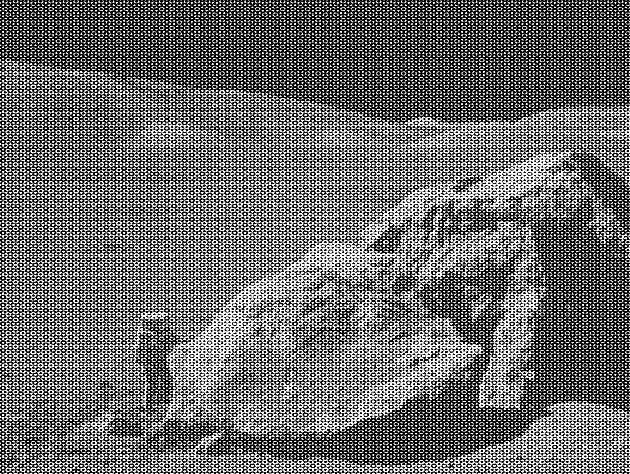
#> input picture moonlanding.png, 630 x 474 px
$ jupyter execute --allow-errors 09ex_IraniBehzad.ipynb
#> lines starting #> are read from the running program, lines starting #| are printed output that depends on the picture
1\. **Hurricanes per Year**

The number of hurricanes in 2005 was 15. The historic average is 6.3. Is this number signficantly different?
- Assume the number of hurricanes is random, i.e. follows the Poisson distribution.
- Assume as statistically significant a probability that has a Z score of 3 or larger with respect a normal distribution.

**Hint**: compute the probability that in a single year are observed 15 or more hurricances.

[cell 1]
import numpy as np
import matplotlib.pyplot as plt
from scipy import stats
import math
from scipy import fftpack
from scipy.integrate import quad, quadrature

[cell 2]
x0 = 15
mu = 6.3
sigma = np.sqrt(15)
cumulative = 0

for i in range(x0):
    cumulative = cumulative + np.exp(-mu)*mu**(i)/np.math.factorial(i)

w = mu - x0
x = np.linspace(0, mu + 10, 1000)
y = stats.norm.pdf(x, loc=mu, scale=sigma)
plt.plot(x, y)
plt.fill_between(x, y, where=(x>x0), color='lightgreen')
plt.axvline(x0, linestyle='--', color='red')
plt.axvline(mu, linestyle='--', color='blue')
plt.ylabel("$gaussian$")
plt.xlabel("Number of hurricanes")
plt.show()
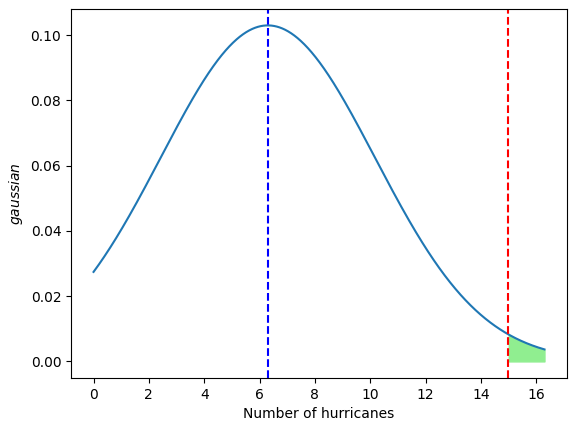
#> figure drawn by matplotlib, 1 panel; curve peaks at x = 6.3, y = 0.103

[cell 3]
xs = np.linspace((0-mu)/sigma, +6, 10000)
ts = stats.norm.pdf(xs)

result = quad(lambda x: 1/(np.sqrt(2*np.pi)*sigma)*np.exp(-0.5*(x-mu)**2/sigma**2), 0, np.inf)
print(f"integral of the non normalized gaus: {result[0]}",)
ts = ts/result[0]

s = quad(lambda x: 1/(np.sqrt(2*np.pi)*result[0])*np.exp(-0.5*(x)**2), 3, np.inf)
print(f"integral of the normalized gauss in the highlighted part: {s[0]}",)

plt.plot(xs, ts)
plt.fill_between(xs, ts, where=np.abs(xs) > 3, color='lightgreen')
plt.axvline(3, linestyle='--', color='orange')#
plt.ylabel("")
plt.xlabel("x")
plt.show()
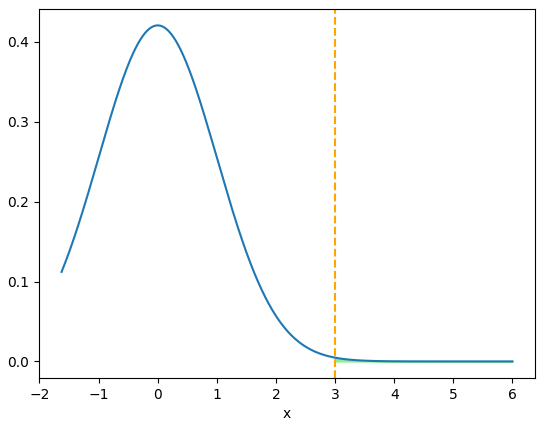
#> figure drawn by matplotlib, 1 panel; curve peaks at x = 0.000275, y = 0.421
print("p-value =", s[0])
print(f"The probability is {1-cumulative} ",)

2\. **Pairwise t-test**

In an experiment, a group of 10 individuals agreed to participate in a study of blood pressure changes following exposure to halogen lighting. Resting systolic blood pressure was recorded for each individual. The participants were then exposed to 20 minutes in a room lit only by halogen lamps. A post-exposure systolic blood pressure reading was recorded for each individual. The results are presented in the following data set:

```python
pre = np.array([120, 132, 120, 110, 115, 128, 120, 112, 110, 100])
post = np.array([140, 156, 145, 130, 117, 148, 137, 119, 127, 135])
```

Determine whether the change in blood pressures within our sample was statistically significant.

**Hint:**
in this case, the Student's $t$-test should be performed to compare the two datasets.
Use the following test statistics:

$$T = \frac{\bar{x}_1 - \bar{x}_2}{\sigma \sqrt{\frac{2}{n}}}$$

and

$$\sigma = \sqrt{\frac{\sigma_1^2 + \sigma_2^2}{2}}$$

[cell 4]
pre = np.array([120, 132, 120, 110, 115, 128, 120, 112, 110, 100])
post = np.array([140, 156, 145, 130, 117, 148, 137, 119, 127, 135])

sigma_pre = np.sqrt(np.var(pre, ddof=1))
sigma_post = np.sqrt(np.var(post, ddof=1))

mean_pre = np.mean(pre)
mean_post = np.mean(post)

total_sigma = np.sqrt(sigma_pre**2 + sigma_post**2)
n = len(pre)
w = mean_pre - mean_post


T = w / (total_sigma / np.sqrt(n))
print(f"T = {T}",)


xs = np.linspace(-5, +5, 1000)
ts = stats.t.pdf(xs, n - 1)
plt.plot(xs, ts, color='black')


plt.fill_between(xs, ts, where=np.abs(xs) > np.abs(T), color='lightgreen')

plt.axvline(T, linestyle='--', color='red')
plt.axvline(-T, linestyle='--', color='blue')
plt.ylabel("a.u.")
plt.xlabel("t")
plt.show()
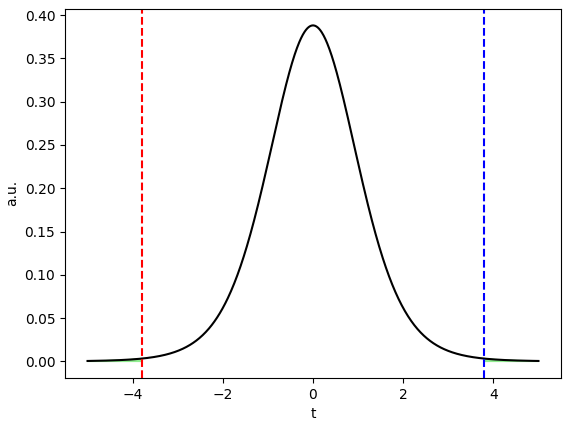
#> figure drawn by matplotlib, 1 panel; curve peaks at x = -0.00501, y = 0.388

pvalue = stats.t.cdf(T, n - 1) + (1. - stats.t.cdf(-T, n - 1))
print(f"p-value = {pvalue}", )

3\. **FFT of a simple dataset**

Perform a periodicity analysis on the lynxs-hares population, i.e. determine what is the period of the population of these animals.

#> (a cell that did not finish here is left out)

#> (a cell that did not finish here is left out)

4\. **FFT of an image**

Write a filter that removes the periodic noise from the `moonlanding.png` image by using a 2-dimensional FFT.

* Import the image as a 2D numpy array using `plt.imread("moonlanding.png")`. Examine the image with `plt.imshow()`, which is heavily contaminated with periodic noise.
* Check the documentation of the `scipy.fftpack` package, and find the method that performs a 2D FFT. Plot the spectrum (Fourier transform of) the image. **Hint**: use `LogNorm` to plot the colors in log scale:
```Python
from matplotlib.colors import LogNorm
plt.imshow(image, norm=LogNorm(vmin=5))
```
* Inspect the spectrum, and try to locate the regions of the power spectrum that contain the signal and those which contain the periodic noise. Use array slicing to set the noise regions to zero.
* Apply the inverse Fourier transform to plot the resulting image.

[cell 7]
from matplotlib.colors import LogNorm

image=plt.imread("moonlanding.png")
#> image is the input picture: shape (474, 630) float32; min 0, max 1, mean 0.424

fft2 = np.fft.fft2(image)

radius = np.abs(fft2)
fig, ax = plt.subplots(1,2,figsize=(10,5))
ax[0].imshow(image)
ax[1].imshow(radius, norm=LogNorm(vmin=2))
plt.show()
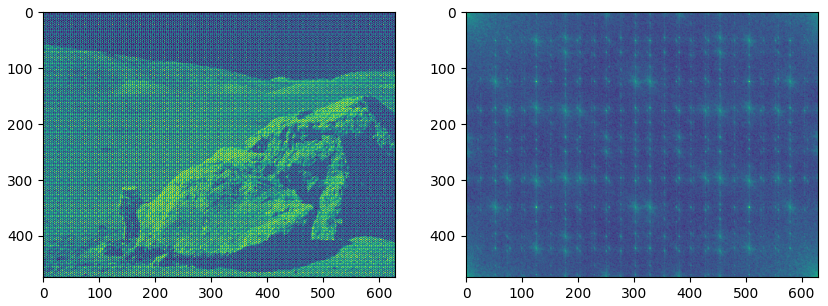
#> figure drawn by matplotlib, 2 panels

[cell 8]
fft_img_shift = np.fft.fftshift(fft2)
radius = np.abs(fft_img_shift)
phases = np.angle(fft_img_shift)
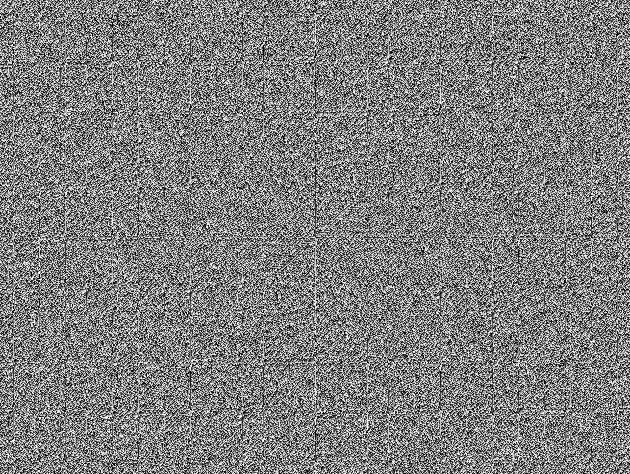
#> phases: shape (474, 630) float64; min -3.14, max 3.14, mean -1.05e-05; drawn with min black and max white

fig, ax = plt.subplots(figsize=(10,5))
ax.imshow(radius, norm=LogNorm(vmin=2))
plt.show()

[cell 9]
freq_x = fftpack.fftfreq(len(radius[0]), d=1.)
#> freq_x = 630 values, max 0.498 at index 314, min -0.5 at index 315, mean -0.000794
radius = np.abs(fft_img_shift)

N=3
fig, ax = plt.subplots(N,N,figsize=(15,15))
for i in range(N):
    for j in range (N):
        ax[i,j].plot(freq_x,radius[i*N+j+6])
        ax[i,j].set_xlim(0,0.5)
        ax[i,j].set_ylim(0.,2500)
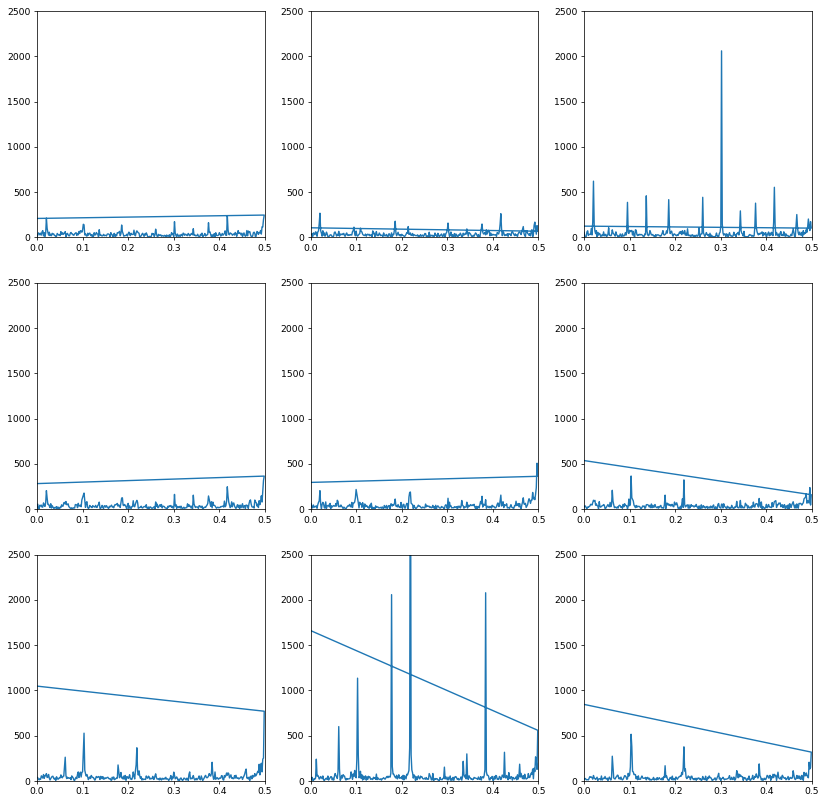
#> figure drawn by matplotlib, 9 panels

[cell 10]
radius = np.abs(fft_img_shift)

for j in range(radius.shape[0]):
    freq_x = fftpack.fftfreq(radius[j].size, d=1.)
    for i in range(radius[j].size):
        if radius[j][i]>1500 and np.abs(freq_x[i])>0.1:
            radius[j][i]=0
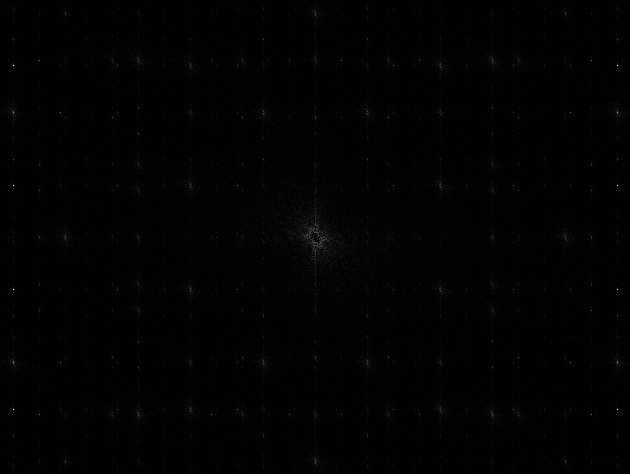
#> radius: shape (474, 630) float64; min 0, max 4797.8, mean 48.2; drawn with min black and max white


fig, ax = plt.subplots(N,N,figsize=(15,15))
for i in range(N):
    for j in range (N):
        ax[i,j].plot(freq_x,radius[i*N+j])
        ax[i,j].set_xlim(0,0.5)
        ax[i,j].set_ylim(0.,2500)
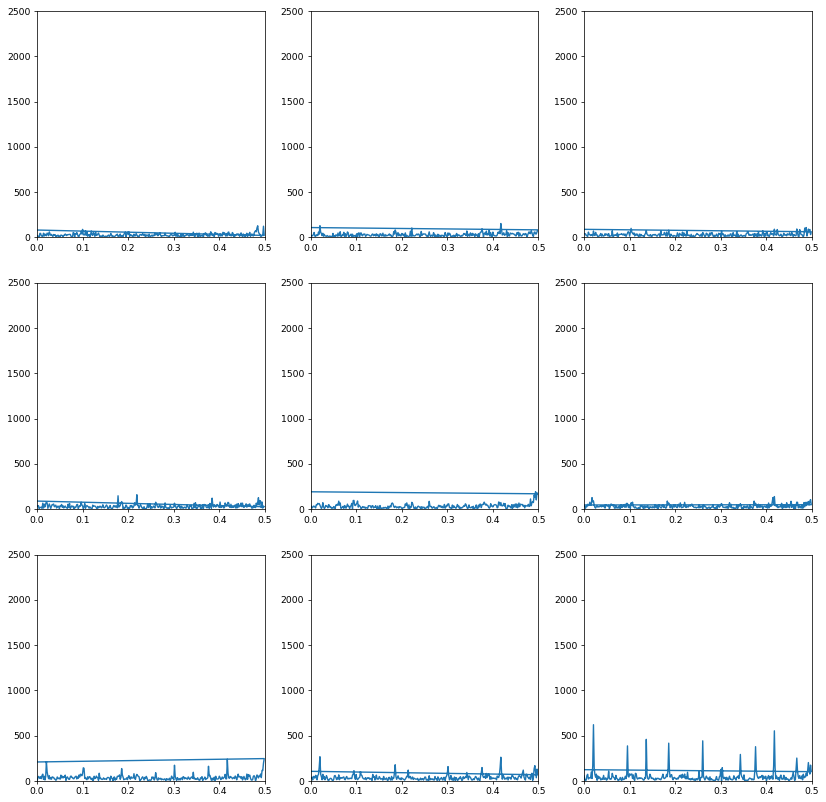
#> figure drawn by matplotlib, 9 panels

[cell 11]
fft_img_shift_mod = np.empty(radius.shape, dtype=complex)

fft_img_shift_mod.real = radius*np.cos(phases)
fft_img_shift_mod.imag = radius*np.sin(phases)

fft_img_mod = np.fft.ifftshift(fft_img_shift_mod)

img_mod = np.fft.ifft2(fft_img_mod)

img_mod = np.real(img_mod)


fig, ax = plt.subplots(figsize=(15,5))
ax.imshow(img_mod, cmap='gray')
ax.title.set_text('Image with gray scale')
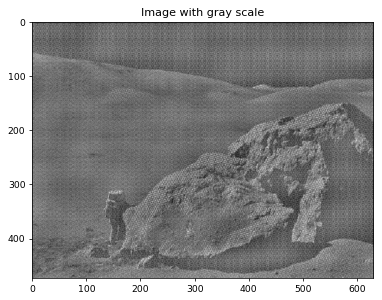
#> figure drawn by matplotlib, 1 panel

[cell 12]
Z = np.abs(x0-mu)/sigma
print(f"value of Z = {Z}")

xs = np.linspace((0-mu)/sigma, +6, 10000)
ts = stats.norm.pdf(xs)

result = quad(lambda x: 1/(np.sqrt(2*np.pi)*sigma)*np.exp(-0.5*(x-mu)**2/sigma**2), 0, np.inf)
print(result[0])

ts=ts/result[0]

pvalue = quad(lambda x: 1/(np.sqrt(2*np.pi)*sigma*result[0])*np.exp(-0.5*(x-mu)**2/sigma**2), -1, 1)
print(pvalue[0])

plt.plot(xs, ts, color='black')
plt.fill_between(xs, ts, where=np.abs(xs) > Z, color='lightgreen')
plt.axvline(Z, linestyle='--', color='red')
plt.ylabel("")
plt.xlabel("x")
plt.show()
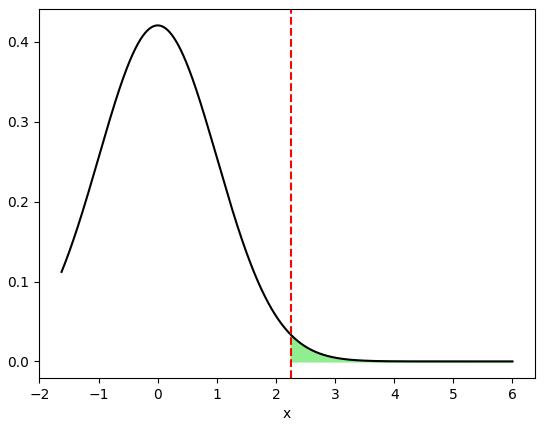
#> figure drawn by matplotlib, 1 panel; curve peaks at x = 0.000275, y = 0.421
print("p-value =", pvalue[0])
